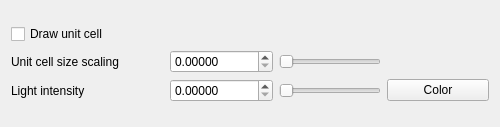
<?xml version="1.0" encoding="UTF-8"?>
<ui version="4.0">
 <class>AppearanceUnitCellForm</class>
 <widget class="QWidget" name="AppearanceUnitCellForm">
  <property name="geometry">
   <rect>
    <x>0</x>
    <y>0</y>
    <width>500</width>
    <height>127</height>
   </rect>
  </property>
  <property name="windowTitle">
   <string>Form</string>
  </property>
  <layout class="QVBoxLayout" name="verticalLayout">
   <item>
    <layout class="QHBoxLayout" name="horizontalLayout_2">
     <item>
      <layout class="QGridLayout" name="gridLayout_3" columnstretch="3,2,2,2">
       <item row="0" column="3">
        <spacer name="horizontalSpacer_2">
         <property name="orientation">
          <enum>Qt::Horizontal</enum>
         </property>
         <property name="sizeHint" stdset="0">
          <size>
           <width>40</width>
           <height>20</height>
          </size>
         </property>
        </spacer>
       </item>
       <item row="0" column="0">
        <widget class="QCheckBox" name="drawUnitCellCheckBox">
         <property name="text">
          <string>Draw unit cell</string>
         </property>
        </widget>
       </item>
       <item row="0" column="1">
        <spacer name="horizontalSpacer_3">
         <property name="orientation">
          <enum>Qt::Horizontal</enum>
         </property>
         <property name="sizeHint" stdset="0">
          <size>
           <width>40</width>
           <height>20</height>
          </size>
         </property>
        </spacer>
       </item>
       <item row="0" column="2">
        <spacer name="horizontalSpacer_4">
         <property name="orientation">
          <enum>Qt::Horizontal</enum>
         </property>
         <property name="sizeHint" stdset="0">
          <size>
           <width>40</width>
           <height>20</height>
          </size>
         </property>
        </spacer>
       </item>
       <item row="1" column="0">
        <widget class="QLabel" name="label_24">
         <property name="text">
          <string>Unit cell size scaling</string>
         </property>
        </widget>
       </item>
       <item row="1" column="2">
        <widget class="QDoubleSlider" name="unitCellSizeScalingDoubleSlider">
         <property name="orientation">
          <enum>Qt::Horizontal</enum>
         </property>
        </widget>
       </item>
       <item row="1" column="3">
        <spacer name="horizontalSpacer">
         <property name="orientation">
          <enum>Qt::Horizontal</enum>
         </property>
         <property name="sizeHint" stdset="0">
          <size>
           <width>40</width>
           <height>20</height>
          </size>
         </property>
        </spacer>
       </item>
       <item row="2" column="0">
        <widget class="QLabel" name="label">
         <property name="text">
          <string>Light intensity</string>
         </property>
        </widget>
       </item>
       <item row="2" column="2">
        <widget class="QDoubleSlider" name="diffuseIntensityDoubleSlider">
         <property name="orientation">
          <enum>Qt::Horizontal</enum>
         </property>
        </widget>
       </item>
       <item row="2" column="3">
        <widget class="SelectColorButton" name="diffuseColorPushButton">
         <property name="text">
          <string>Color</string>
         </property>
        </widget>
       </item>
       <item row="1" column="1">
        <widget class="CustomDoubleSpinBox" name="unitCellSizeScalingDoubleSpinBox">
         <property name="keyboardTracking">
          <bool>false</bool>
         </property>
         <property name="decimals">
          <number>5</number>
         </property>
        </widget>
       </item>
       <item row="2" column="1">
        <widget class="CustomDoubleSpinBox" name="diffuseIntensityDoubleSpinBox">
         <property name="keyboardTracking">
          <bool>false</bool>
         </property>
         <property name="decimals">
          <number>5</number>
         </property>
        </widget>
       </item>
      </layout>
     </item>
    </layout>
   </item>
  </layout>
 </widget>
 <customwidgets>
  <customwidget>
   <class>CustomDoubleSpinBox</class>
   <extends>QDoubleSpinBox</extends>
   <header>customdoublespinbox.h</header>
  </customwidget>
  <customwidget>
   <class>QDoubleSlider</class>
   <extends>QSlider</extends>
   <header>qdoubleslider.h</header>
  </customwidget>
  <customwidget>
   <class>SelectColorButton</class>
   <extends>QPushButton</extends>
   <header>selectcolorbutton.h</header>
  </customwidget>
 </customwidgets>
 <resources/>
 <connections/>
</ui>
